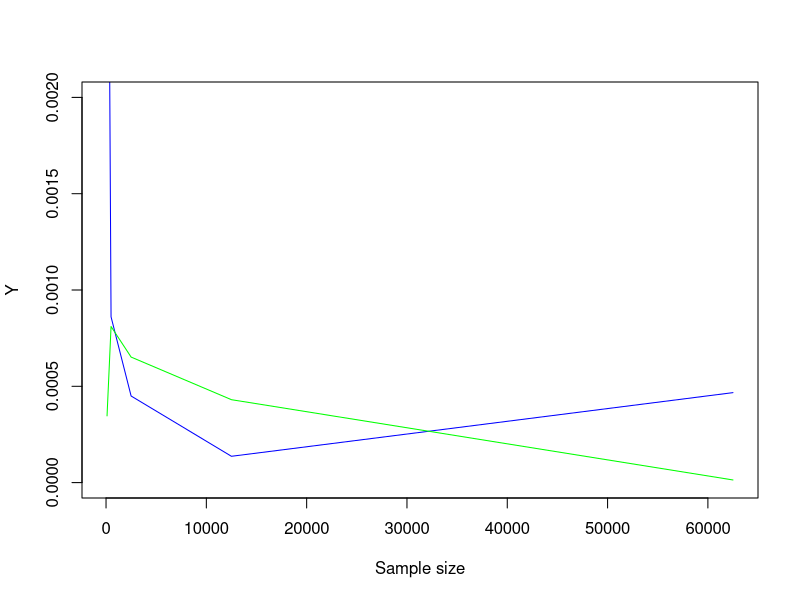
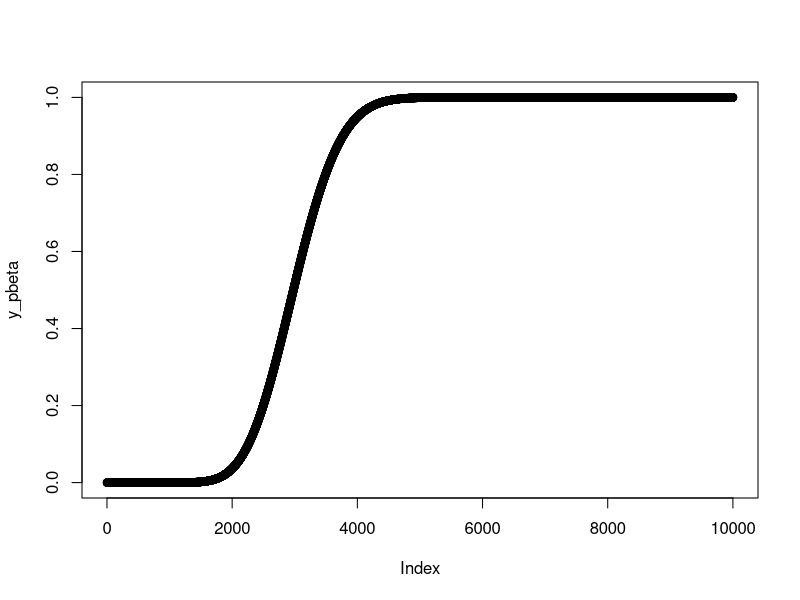
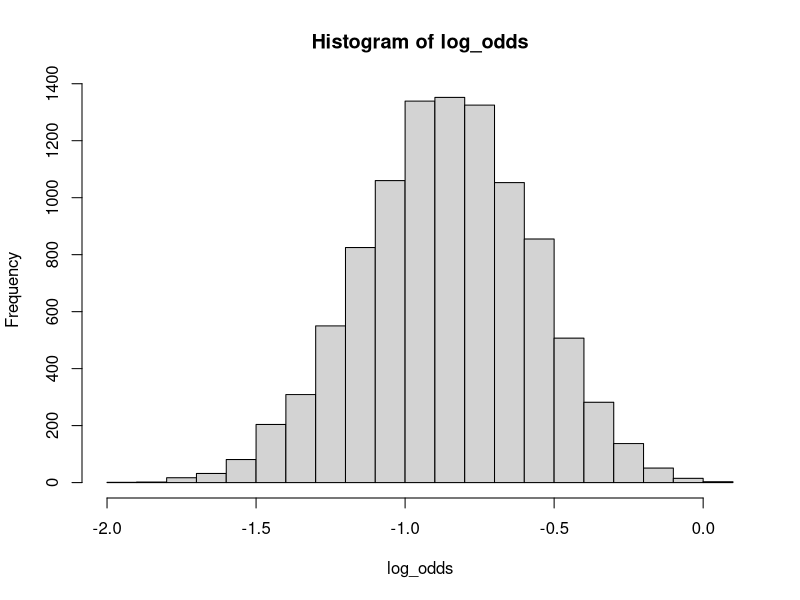
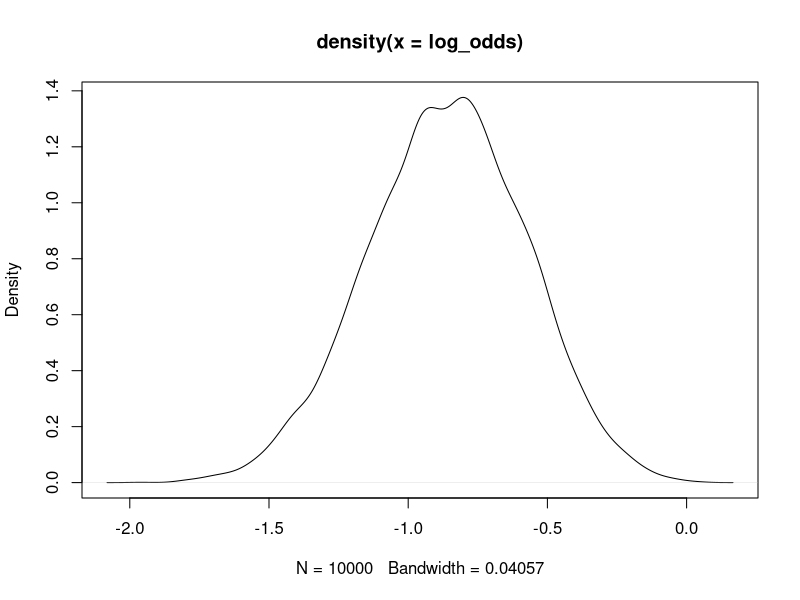

Reproduce these figures in R, in order.
###### 1 a)

# Parameters - Prior distribution and data
s <- 13
n <- 50
p <- s/n                      #0.26
alpha <- 5
beta <- 5

# Parameters - Posterior distribution
alpha_post <- alpha+n*p        #5+13=18
beta_post <- beta + n*(1-p)    #5+37=42


# True values for mean and standard deviation
mean <- alpha_post / (alpha_post + beta_post)        # 0.3
sd <- sqrt((alpha_post*beta_post)/((alpha_post+beta_post)*(alpha_post+beta_post)*(alpha_post+beta_post+1)))    # 0.06
           
# Draw random numbers from posterior, want to draw from multiple sample sizes
# and plot a graph to see that the mean and sd converges to the true mean and sd
set.seed(13579)  
N = 100

v_mean <- c(0:4)
v_sd <- c(0:4)
v_sample <- c(0:4)
for (k in 1:5){
  v_sample[k] <- N
  
  y_rbeta <- rbeta(N, shape1 = alpha_post, shape2 = beta_post) 
  temp_mean = mean(y_rbeta)
  temp_sd = sd(y_rbeta)
  v_mean[k] <- abs(mean - temp_mean)
  v_sd[k] <- abs(sd - temp_sd)
 # plot(density(y_rbeta),                             
     #  main = "beta Distribution in R")
  N = N*5
}
v_mean

plot(v_sample, v_mean, col= "blue", ylab="Y", xlab="Sample size", type="l", ylim= c(0,0.002))
points(v_sample, v_sd, col= "green", type="l")






###### 1 b)

N = 10000
y_rbeta <- rbeta(N, shape1 = alpha_post, shape2 = beta_post)
y_rbeta <- ifelse(y_rbeta < 0.3, 1, 0)
true_cases = sum(y_rbeta)
prob_true_cases = true_cases/N
prob_true_cases

x_pbeta <- seq(0, 1, by = 0.0001)   

y_pbeta <- pbeta(x_pbeta, shape1 = alpha_post, shape2 = beta_post)

plot(y_pbeta)
print(y_pbeta[3000])



###### 1 c)

N = 10000
y_rbeta <- rbeta(N, shape1 = alpha_post, shape2 = beta_post)
log_odds = log(y_rbeta/(1-y_rbeta))
log_odds
hist(log_odds)
plot(density(log_odds))



